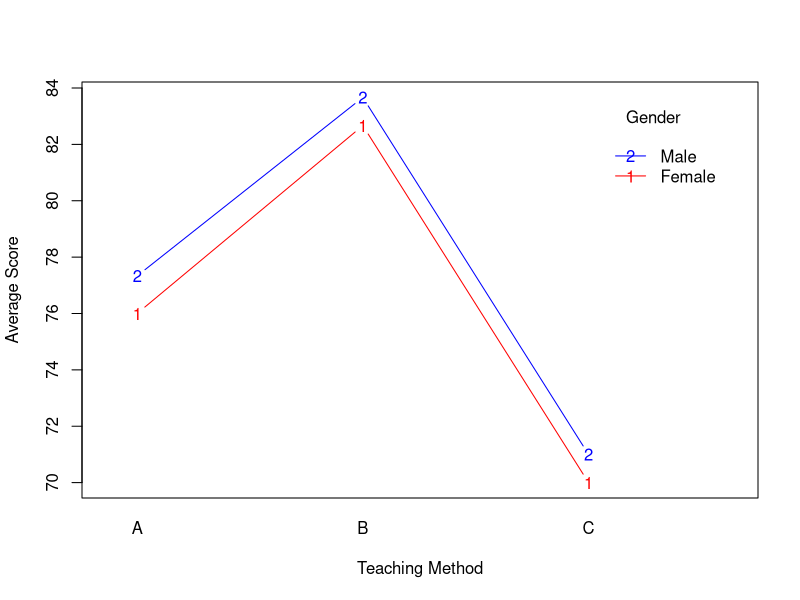
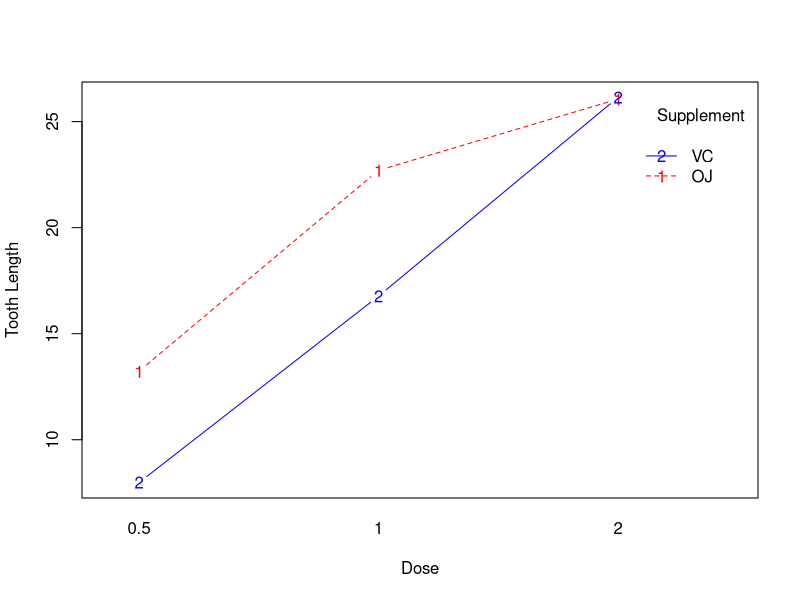

Here is the R script that generated these plots, in order:
# Create dataset
data <- data.frame(
  Score = c(75, 80, 85, 70, 72, 78,
            82, 88, 90, 76, 79, 84,
            68, 72, 75, 65, 70, 73),
  Method = factor(rep(c("A", "B", "C"), each = 6)),
  Gender = factor(rep(c("Male", "Female"), times = 9))
)

# Display dataset
print(data)

# Perform Two-Way ANOVA
model <- aov(Score ~ Method * Gender, data = data)

# Display ANOVA table
summary(model)

# Interaction plot
interaction.plot(data$Method, data$Gender, data$Score,
                 col = c("red", "blue"),
                 lty = 1,
                 type = "b",
                 xlab = "Teaching Method",
                 ylab = "Average Score",
                 trace.label = "Gender")


#using prebuild data in R

# Load built-in dataset
data("ToothGrowth")

# Display dataset
print(ToothGrowth)

# Convert factors
ToothGrowth$supp <- as.factor(ToothGrowth$supp)
ToothGrowth$dose <- as.factor(ToothGrowth$dose)

# Perform Two-Way ANOVA
model <- aov(len ~ supp * dose, data = ToothGrowth)

# Display ANOVA table
summary(model)

# Interaction plot
interaction.plot(
  ToothGrowth$dose,
  ToothGrowth$supp,
  ToothGrowth$len,
  col = c("red", "blue"),
  type = "b",
  xlab = "Dose",
  ylab = "Tooth Length",
  trace.label = "Supplement"
)
